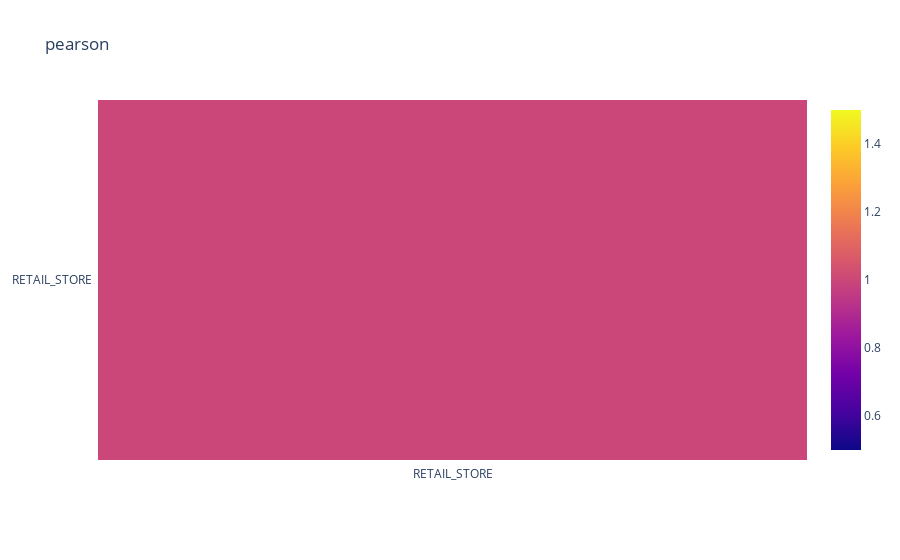
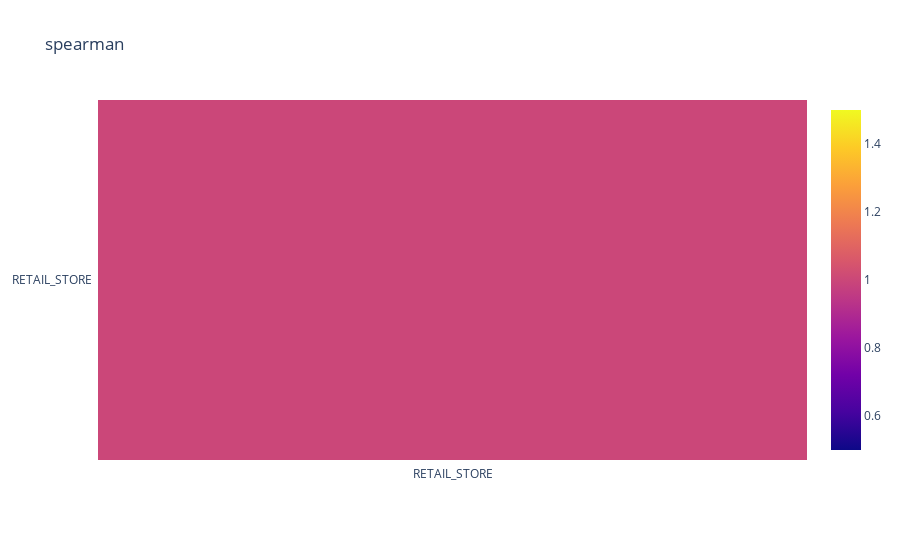
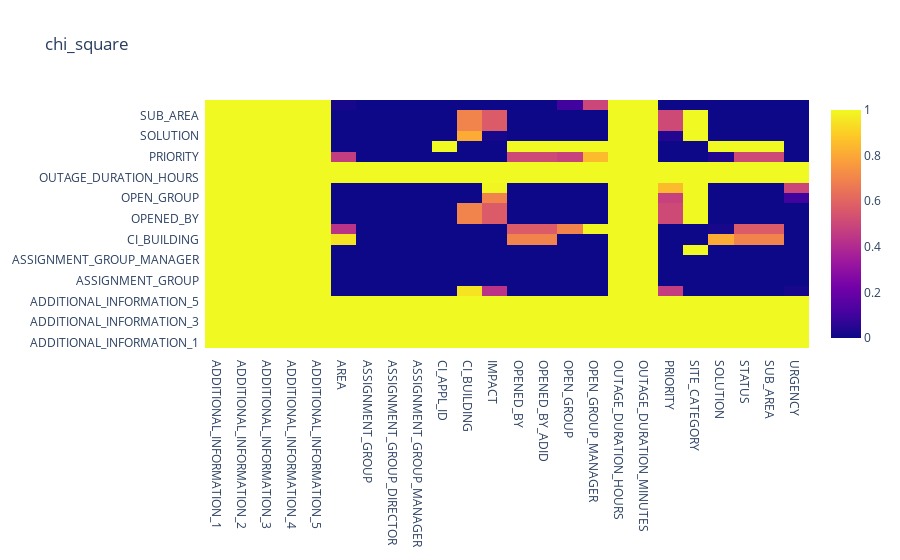

The notebook cell saved with these charts, in order:
### Code cell
visualize.render_multivariate(report=False,
                              output_path="./diabetic/")

### Figure 1 — Plotly figure (JSON) as saved in the notebook; plotly's stock layout.template omitted (floating-point values rounded to 4 significant figures)
{"data": [{"type": "heatmap", "x": ["RETAIL_STORE"], "y": ["RETAIL_STORE"], "z": [[1]]}], "layout": {"autosize": true, "margin": {"b": 100, "l": 75, "pad": 5, "r": 75, "t": 100}, "paper_bgcolor": "#fff", "plot_bgcolor": "#fff", "title": {"text": "pearson"}}}

### Figure 2 — Plotly figure (JSON) as saved in the notebook; plotly's stock layout.template omitted (floating-point values rounded to 4 significant figures)
{"data": [{"type": "heatmap", "x": ["RETAIL_STORE"], "y": ["RETAIL_STORE"], "z": [[1]]}], "layout": {"autosize": true, "margin": {"b": 100, "l": 75, "pad": 5, "r": 75, "t": 100}, "paper_bgcolor": "#fff", "plot_bgcolor": "#fff", "title": {"text": "spearman"}}}

### Figure 3 — Plotly figure (JSON) as saved in the notebook; plotly's stock layout.template omitted (floating-point values rounded to 4 significant figures; data arrays with more than 128 entries replaced by an {"elided": "..."} marker saying what was removed)
{"data": [{"type": "heatmap", "x": ["ADDITIONAL_INFORMATION_1", "ADDITIONAL_INFORMATION_2", "ADDITIONAL_INFORMATION_3", "ADDITIONAL_INFORMATION_4", "ADDITIONAL_INFORMATION_5", "AREA", "ASSIGNMENT_GROUP", "ASSIGNMENT_GROUP_DIRECTOR", "ASSIGNMENT_GROUP_MANAGER", "CI_APPL_ID", "CI_BUILDING", "IMPACT", "OPENED_BY", "OPENED_BY_ADID", "OPEN_GROUP", "OPEN_GROUP_MANAGER", "OUTAGE_DURATION_HOURS", "OUTAGE_DURATION_MINUTES", "PRIORITY", "SITE_CATEGORY", "SOLUTION", "STATUS", "SUB_AREA", "URGENCY"], "y": ["ADDITIONAL_INFORMATION_1", "ADDITIONAL_INFORMATION_2", "ADDITIONAL_INFORMATION_3", "ADDITIONAL_INFORMATION_4", "ADDITIONAL_INFORMATION_5", "AREA", "ASSIGNMENT_GROUP", "ASSIGNMENT_GROUP_DIRECTOR", "ASSIGNMENT_GROUP_MANAGER", "CI_APPL_ID", "CI_BUILDING", "IMPACT", "OPENED_BY", "OPENED_BY_ADID", "OPEN_GROUP", "OPEN_GROUP_MANAGER", "OUTAGE_DURATION_HOURS", "OUTAGE_DURATION_MINUTES", "PRIORITY", "SITE_CATEGORY", "SOLUTION", "STATUS", "SUB_AREA", "URGENCY"], "z": {"elided": "24x24 float values"}}], "layout": {"autosize": true, "margin": {"b": 100, "l": 75, "pad": 5, "r": 75, "t": 100}, "paper_bgcolor": "#fff", "plot_bgcolor": "#fff", "title": {"text": "chi_square"}}}
